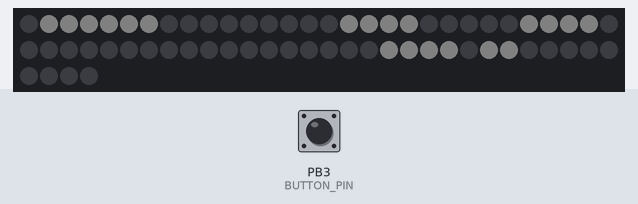
Bench run of a sketch on a simulated ATtiny85, built with avr-gcc and run on an emulated ATtiny85. Shown: 64 RGB LEDs in strip order, left to right, continuing on the next row. Inputs (shaded band) come from the test bench; at power-on: PB3 (BUTTON_PIN) HIGH. Dim RGB values are drawn brighter than linear; the local clock reads 2024-03-15 10:24:30 at power-on unless the sketch sets it; EEPROM starts erased.

Above: at 3.7 s.
3.8 s: PB3 (BUTTON_PIN) pulled LOW for 0.15 s
At 4.3 s:
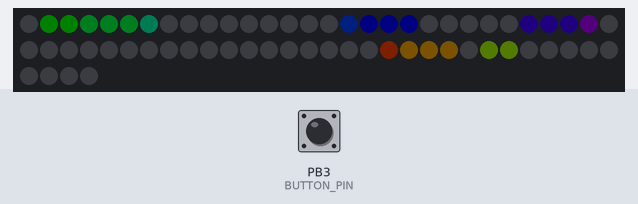
4.5 s: PB3 (BUTTON_PIN) pulled LOW for 3.2 s
At 8.1 s:
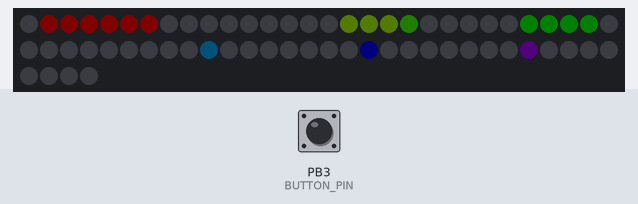
8.3 s: PB3 (BUTTON_PIN) pulled LOW for 1 s
9.9 s: PB3 (BUTTON_PIN) pulled LOW for 0.15 s
At 10.56 s:
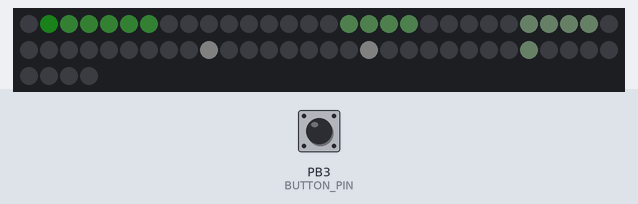
10.6 s: PB3 (BUTTON_PIN) pulled LOW for 0.15 s
11.3 s: PB3 (BUTTON_PIN) pulled LOW for 0.15 s
At 12.0 s:
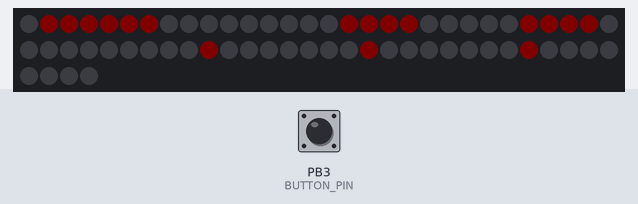

The sketch:

wordclock.ino
```cpp
#include <Adafruit_NeoPixel.h>
#ifdef __AVR__
  #include <avr/power.h>
#endif
//#include <Wire.h>
#include "RTClib.h"
#include <EEPROM.h>
#include <Bounce2.h>

//#define PROGRAM_TIME  // Uncomment this if you want to set the time to the RTC

// define masks for each word. we add them with "bitwise or" to generate a mask for the entire "phrase".
#define MFIVE    minute_mask |= 0x0F0000       // these are in hexadecimal
#define MTEN     minute_mask |= 0x1A
#define AQUARTER minute_mask |= 0x7F01
#define TWENTY   minute_mask |= 0x7E
#define HALF     minute_mask |= 0xF00000
#define PAST     minute_mask |= 0x1E000000
#define TO       minute_mask |= 0x30000000

#define LED_PIN          1
#define BUTTON_PIN       3
#define NUM_LEDS        64
#define SHIFTDELAY      50 // controls color shifting speed
#define READDELAY    60000
#define DAYBRIGHTNESS   80
#define NIGHTBRIGHTNESS 20
#define OFFBRIGHTNESS    5
#define NUM_MODES        8

// cutoff times for day / night brightness. feel free to modify.
#define MORNINGCUTOFF    7  // when does daybrightness begin?   7am
#define NIGHTCUTOFF     19 // when does nightbrightness begin?  7pm
#define OFFCUTOFF       23
#define ONCUTOFF         6

Adafruit_NeoPixel matrix = Adafruit_NeoPixel(NUM_LEDS, LED_PIN, NEO_GRB + NEO_KHZ800);
RTC_DS3231 rtc;
Bounce debouncer = Bounce();
//                                   TWELVE,   ONE,        TWO,       THREE,  FOUR,       FIVE, SIX,   SEVEN,    EIGHT,NINE,       TEN,       ELEVEN
const uint32_t digits[12] PROGMEM = {0x6F0000, 0x92000000, 0x2030000, 0xF800, 0x0F000000, 0x0F, 0x700, 0xF00100, 0xF8, 0xF0000000, 0x808080,  0xFC0000};
const uint32_t color_black = matrix.Color(0,0,0);
uint32_t       minute_mask;
uint32_t       hour_mask;
uint8_t        shift;
boolean        shift_up;
uint8_t        hour = 0;
uint8_t        minute = 0;
byte           current_mode;
long unsigned  previousTimeMillis    = -READDELAY;
long unsigned  previousDisplayMillis = -SHIFTDELAY;
long unsigned  pressedMillis = 0;
byte           hour_offset = 0;

void setup() {
  // This is for Trinket 5V 16MHz, you can remove these three lines if you are not using a Trinket
  #if defined (__AVR_ATtiny85__)
    if (F_CPU == 16000000) clock_prescale_set(clock_div_1);
  #endif
  // End of trinket special code
  matrix.begin();
  matrix.setBrightness(NIGHTBRIGHTNESS);
  rtc.begin();
#ifdef PROGRAM_TIME
  rtc.adjust(DateTime(__DATE__, __TIME__));
#endif
  debouncer.attach(BUTTON_PIN,INPUT_PULLUP); // Attach the dedebouncer to a pin with INPUT_PULLUP mode
  debouncer.interval(25); // Use a debounce interval of 25 milliseconds
  current_mode = EEPROM.read(0);
  hour_offset = EEPROM.read(1);
  shift = 0;
  shift_up = true;

  for(hour=0;hour<12;hour++,minute+=5) {
    calculateMask();
    applyMask(minute_mask, 0);
    applyMask(hour_mask, 32);
    delay(200);
  }
}

void loop() {
#ifndef PROGRAM_TIME
  unsigned long now = millis();
  if( now - previousTimeMillis > READDELAY) { // only update the time once per minute
    previousTimeMillis = now;
    readTime();
    adjustBrightness();
    calculateMask();
  }

  // update button
  debouncer.update();

  if ( debouncer.fell() ) {
    pressedMillis = millis();
  }
  if ( debouncer.rose() ) {

    if ( millis() - pressedMillis > 1000 ){ // if pressed longer than a second, change time offset
      hour_offset = ( hour_offset + 1 ) % 3;
      EEPROM.write( 1, hour_offset );
      readTime();
      calculateMask();
    }
    else {
      current_mode = ( current_mode + 1 ) % NUM_MODES;
      EEPROM.write( 0, current_mode );
    }
  }

  // update screen
  if( now - previousDisplayMillis > SHIFTDELAY) {
    previousDisplayMillis = now;
    applyMask(minute_mask, 0);
    applyMask(hour_mask, 32);
  }
#endif
}


// ----------------- Helper Functions ---------------------------

inline void readTime(void) {
  hour   = ( rtc.now().hour() + hour_offset - 1 ) % 24;
  minute = rtc.now().minute() + 2;
  if (minute > 59) {
    minute -= 60;
    hour = (hour + 1) % 24;
  }
}

inline void adjustBrightness(void) {

  //change brightness if it's night time
  if (hour < ONCUTOFF || hour >= OFFCUTOFF) {
    matrix.setBrightness(OFFBRIGHTNESS);
  } else if (hour < MORNINGCUTOFF || hour >= NIGHTCUTOFF) {
    matrix.setBrightness(NIGHTBRIGHTNESS);
  } else {
    matrix.setBrightness(DAYBRIGHTNESS);
  }
}

inline void calculateMask(void) {
  // reset mask
  minute_mask = 0;
  hour_mask = 0;
  // time we display the appropriate minute counter
  if (((minute > 4) && (minute < 10)) || (minute > 54)) {
    MFIVE;
  }
  if(((minute > 9) && (minute < 15)) || ((minute > 49) && (minute < 55))) {
    MTEN;
  }
  if (((minute > 14) && (minute < 20)) || ((minute > 44) && (minute < 50))){
    AQUARTER;
  }
  if (((minute > 19) && (minute < 25)) || ((minute > 39) && (minute < 45))){
    TWENTY;
  }
  if (((minute > 24) && (minute < 30)) || ((minute > 34) && (minute < 40))){
    TWENTY;
    MFIVE;
  }
  if ((minute > 29) && (minute < 35)) {
    HALF;
  }

  // Now handle the hours
  if ((minute < 5))
  {
    hour_mask |= pgm_read_dword(&digits[hour%12]);
  }
  else if ((minute < 35) && (minute > 4))
  {
    PAST;
    hour_mask |= pgm_read_dword(&digits[hour%12]);
  }
  else
  {
    // if we are greater than 34 minutes past the hour then display
    // the next hour, as we will be displaying a 'to' sign
    TO;
    hour_mask |= pgm_read_dword(&digits[(hour + 1) % 12]);
  }
}

// show colorshift through the phrase mask. for each NeoPixel either show a color or show nothing!
void applyMask(uint32_t mask, byte offset) {

  for (byte i = offset; i < offset+32; i++) {
    if (!bitRead(mask,i-offset)) {
      matrix.setPixelColor(i, color_black);
    } else {
      uint16_t current_brightness = ((i * 4) + shift);
      uint8_t range_brightness = keepInRange(current_brightness);
      uint32_t new_color;
      switch (current_mode){
        case 0: // Rainbow
          new_color = Wheel(current_brightness % 256);
          break;
        case 1: // Red pulse
          new_color = matrix.Color(255, range_brightness, range_brightness);
          break;
        case 2: // Green pulse
          new_color = matrix.Color(range_brightness, 255, range_brightness);
          break;
        case 3: // Blue pulse
          new_color = matrix.Color(range_brightness, range_brightness, 255);
          break;
        case 4: // Just red
          new_color = matrix.Color(255,0,0);
          break;
        case 5: // Just green
          new_color = matrix.Color(0,255,0);
          break;
        case 6: // Just blue
          new_color = matrix.Color(0,0,255);
          break;
        default: // Just white
          new_color = matrix.Color(255,255,255);
          break;
      }
      matrix.setPixelColor(i, (new_color));
    }
  }
  matrix.show(); // show it!
  if (current_mode >= 1 && current_mode <= 3) {
    if (shift == 0)
      shift_up = true;
    if (shift == 255)
      shift_up = false;
    shift += shift_up? 1 : -1;
  } else {
    shift++;
  }
}

// Input a value 0 to 255 to get a color value.
// The colours are a transition r - g - b - back to r.
uint32_t Wheel(byte WheelPos) {
  WheelPos = 255 - WheelPos;
  if(WheelPos < 85) {
    return matrix.Color(255 - WheelPos * 3, 0, WheelPos * 3);
  }
  if(WheelPos < 170) {
    WheelPos -= 85;
    return matrix.Color(0, WheelPos * 3, 255 - WheelPos * 3);
  }
  WheelPos -= 170;
  return matrix.Color(WheelPos * 3, 255 - WheelPos * 3, 0);
}

uint8_t keepInRange(int16_t val) {
  if (val>255)
    return 255 - (val-255);
  if (val < 0)
    return -val;
  return val;
}
```

Measured:
- after the input at 3.8 s, the LEDs: first change after 0.22 s (image 1 shows a later state)
- after the input at 4.5 s, the LEDs: first differ from a run without the input after 3.3 s (image 2 shows a later state)
- after the input at 9.9 s, the LEDs: first differ from a run without the input after 0.20 s (image 3 shows a later state)
- after the input at 11.3 s, the LEDs: first differ from a run without the input after 0.19 s (image 4)
